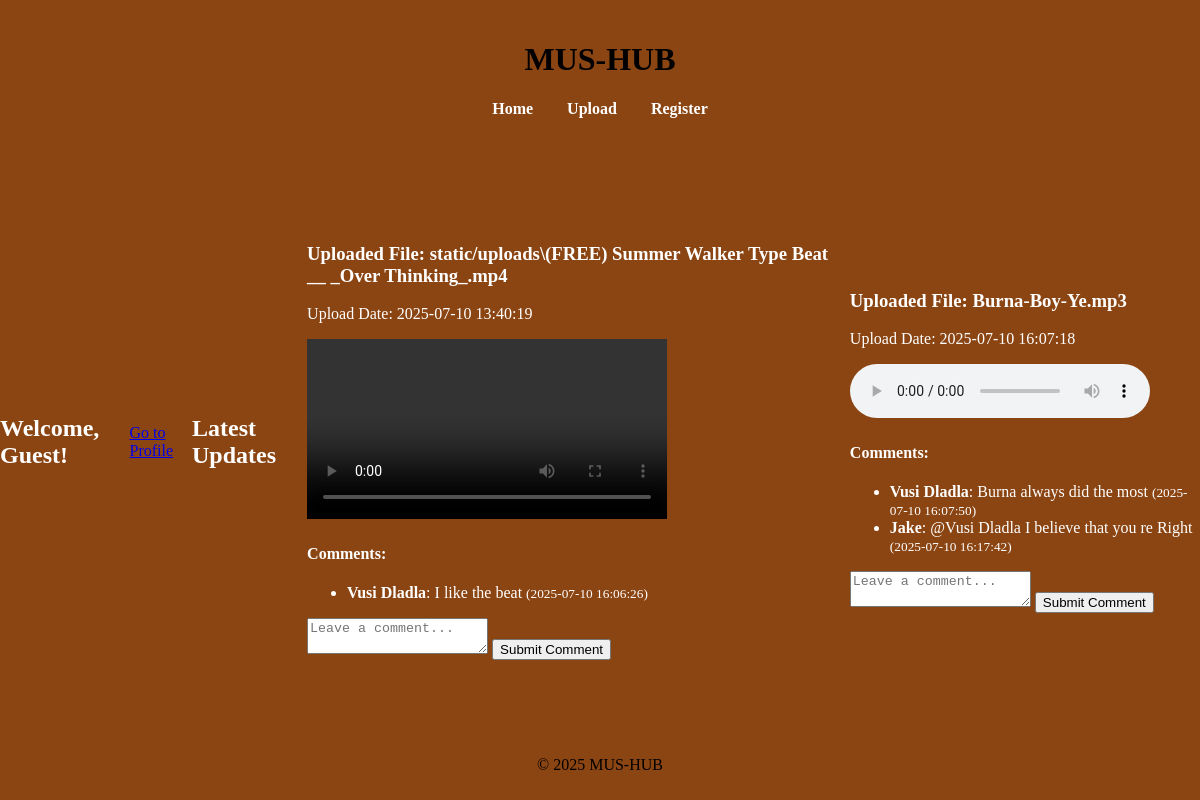
The page / on the database its author committed.
### app.py (models this page shows)
class Content(db.Model):
    ContentID = db.Column(db.Integer, primary_key=True)
    UserID = db.Column(db.Integer, db.ForeignKey('user.UserID'), nullable=False)
    FilePath = db.Column(db.String(200), nullable=False)
    UploadDate = db.Column(db.DateTime, default=datetime.utcnow)

class Comment(db.Model):
    CommentID = db.Column(db.Integer, primary_key=True)
    ContentID = db.Column(db.Integer, db.ForeignKey('content.ContentID'), nullable=False)
    UserID = db.Column(db.Integer, db.ForeignKey('user.UserID'), nullable=False)
    CommentText = db.Column(db.Text, nullable=False)
    CommentDate = db.Column(db.DateTime, default=datetime.utcnow)
    user = db.relationship('User')  # For displaying commenter name

class User(db.Model):
    UserID = db.Column(db.Integer, primary_key=True)
    Username = db.Column(db.String(80), nullable=False)
    Email = db.Column(db.String(120), unique=True, nullable=False)
    Password = db.Column(db.String(200), nullable=False)
    Role = db.Column(db.String(20), nullable=False)
    Bio = db.Column(db.String(500))
    comments = db.relationship('Comment', backref='author', lazy=True)

### app.py (the view)
@app.route('/')
def index():
    user_id = session.get('user_id')
    user = User.query.get(user_id) if user_id else None
    username = user.Username if user else 'Guest'
    contents = Content.query.all()
    for content in contents:
        content.comments = Comment.query.filter_by(ContentID=content.ContentID).all()
    return render_template('index.html', username=username, contents=contents)

### templates/index.html (shortened to what this page needs)
{% extends "base.html" %}
{% block content %}
<h2>Welcome, {{ username }}!</h2>
<a href="{{ url_for('profile') }}">Go to Profile</a>
<h2>Latest Updates</h2>
{% for content in contents %}
    <div class="upload">
        <h3>Uploaded File: {{ content.FilePath }}</h3>
        <p>Upload Date: {{ content.UploadDate.strftime('%Y-%m-%d %H:%M:%S') }}</p>
        {% set ext = content.FilePath.split('.')[-1].lower() %}
        {% if ext in ['mp3', 'wav', 'ogg'] %}
            <audio controls>
                <source src="{{ url_for('static', filename='uploads/' ~ content.FilePath) }}" type="audio/{{ ext }}">
            </audio>
        {% elif ext in ['mp4', 'webm', 'ogg'] %}
            <video controls width="360">
                <source src="{{ url_for('static', filename='uploads/' ~ content.FilePath) }}" type="video/{{ ext }}">
            </video>
        {% else %}
            <p>Preview not available for this file type.</p>
        {% endif %}
        <h4>Comments:</h4>
        <ul>
            {% for comment in content.comments %}
                <li>
                    <strong>{{ comment.user.Username }}</strong>: {{ comment.CommentText }}
                    <small>({{ comment.CommentDate.strftime('%Y-%m-%d %H:%M:%S') }})</small>
                </li>
            {% endfor %}
        </ul>
        <form action="{{ url_for('add_comment', content_id=content.ContentID) }}" method="POST">
            <textarea name="comment_text" placeholder="Leave a comment..." required></textarea>
            <button type="submit">Submit Comment</button>
        </form>
    </div>
{% endfor %}
{% endblock %}

### static/base.css (style rules this page uses)
body { margin: 0; height: 100vh; display: flex; flex-direction: column; justify-content: space-between; align-items: center; background-color: hsl(25, 76%, 31%); background-image: url('https://images.unsplash.com/uploads/1412282232015a06e258a/4bdd2a58?fm=jpg&q=60&w=3000&ixlib=rb-4.1.0&ixid=M3wxMjA3fDB8MHxzZWFyY2h8N3x8bXVzaWMlMjBiYWNrZ3JvdW5kfGVufDB8fDB8fHww'); background-size: cover; background-position: center; animation: fade 5s infinite alternate; }

### rows shown on the page
Content: FilePath "static/uploads\\(FREE) Summer Walker Type Beat __ _Over Thinking_.mp4", UploadDate "2025-07-10 13:40:19"
Comment: user.Username "Vusi Dladla", CommentText "I like the beat", CommentDate "2025-07-10 16:06:26"
Content: FilePath "Burna-Boy-Ye.mp3", UploadDate "2025-07-10 16:07:18"
Comment: user.Username "Vusi Dladla", CommentText "Burna always did the most", CommentDate "2025-07-10 16:07:50"
Comment: user.Username "Jake", CommentText "@Vusi Dladla I believe that you re Right", CommentDate "2025-07-10 16:17:42"

### other values the page prints
{{ username }} "Guest"
